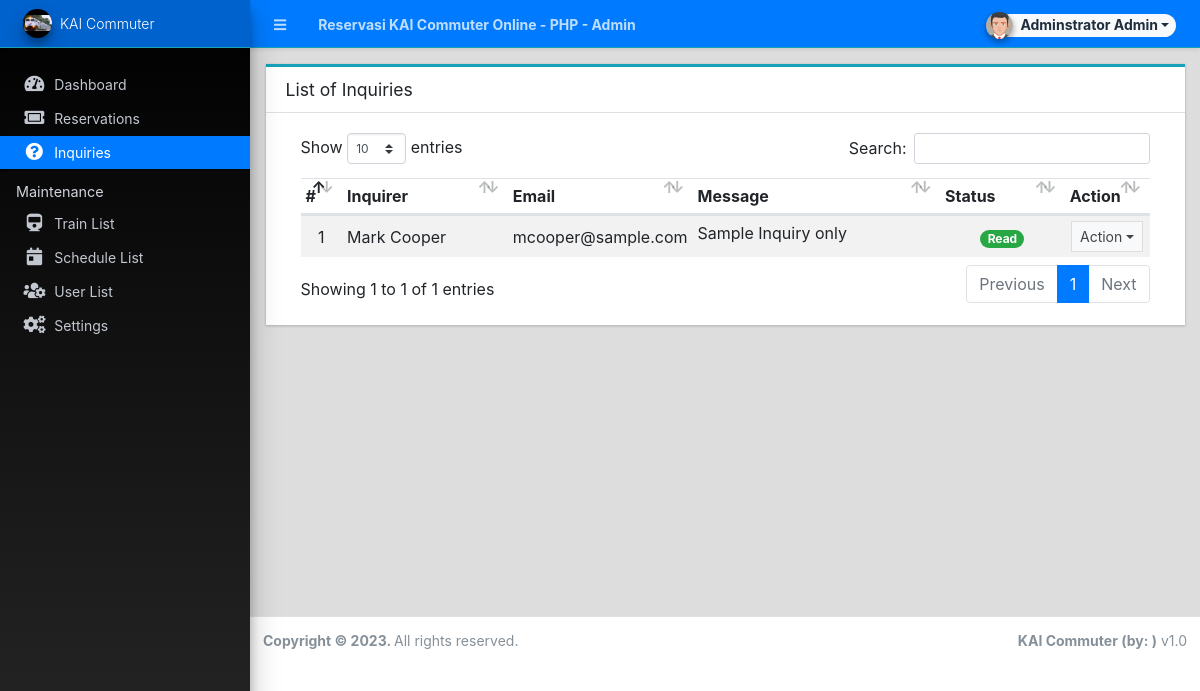
The page /admin/?page=inquiries (signed in) on the database its author committed.
### tables this page shows
CREATE TABLE `message_list` (
  `id` int(30) NOT NULL,
  `fullname` text NOT NULL,
  `contact` text NOT NULL,
  `email` text NOT NULL,
  `message` text NOT NULL,
  `status` tinyint(1) NOT NULL DEFAULT 0,
  `date_created` datetime NOT NULL DEFAULT current_timestamp()
);

### admin/inquiries/index.php (the view, shortened to what this page needs)
<div class="card card-outline card-info rounded-0">
	<div class="card-header">
		<h3 class="card-title">List of Inquiries</h3>
	</div>
	<div class="card-body">
		<div class="container-fluid">
        <div class="container-fluid">
			<table class="table table-hover table-striped">
				<colgroup>
					<col width="5%">
					<col width="20%">
					<col width="20%">
					<col width="30%">
					<col width="15%">
					<col width="10%">
				</colgroup>
				<thead>
					<tr>
						<th>#</th>
						<th>Inquirer</th>
						<th>Email</th>
						<th>Message</th>
						<th>Status</th>
						<th>Action</th>
					</tr>
				</thead>
				<tbody>
					<?php
						$i = 1;
						$qry = $conn->query("SELECT * from `message_list`  order by status asc, unix_timestamp(date_created) desc ");
						while($row = $qry->fetch_assoc()):
					?>
						<tr>
							<td class="text-center"><?php echo $i++; ?></td>
							<td><?php echo ucwords($row['fullname']) ?></td>
							<td><?php echo ($row['email']) ?></td>
							<td class="truncate-1"><?php echo ($row['message']) ?></td>
							<td class="text-center">
								<?php if($row['status'] == 1): ?>
									<span class="badge badge-pill badge-success">Read</span>
								<?php else: ?>
								<span class="badge badge-pill badge-primary">Unread</span>
								<?php endif; ?>
							</td>
							<td align="center">
								 <button type="button" class="btn btn-flat btn-default btn-sm dropdown-toggle dropdown-icon" data-toggle="dropdown">
				                  		Action
				                  </button>
							</td>
						</tr>
					<?php endwhile; ?>
				</tbody>
			</table>
		</div>
		</div>
	</div>
</div>

### rows shown on the page
message_list: fullname "Mark Cooper", email "mcooper@sample.com", message "Sample Inquiry only", status "Read"

### other values the page prints
$_settings->info('name') "Reservasi KAI Commuter Online - PHP"
$_settings->userdata('firstname').' '.$_settings->userdata('lastname') "Adminstrator Admin"
$_settings->info('short_name') "KAI Commuter"
